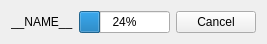
<?xml version="1.0" encoding="UTF-8"?>
<ui version="4.0">
 <class>ProgressBar</class>
 <widget class="QWidget" name="ProgressBar">
  <property name="geometry">
   <rect>
    <x>0</x>
    <y>0</y>
    <width>249</width>
    <height>41</height>
   </rect>
  </property>
  <property name="windowTitle">
   <string>Form</string>
  </property>
  <layout class="QHBoxLayout" name="horizontalLayout">
   <item>
    <widget class="QLabel" name="label">
     <property name="text">
      <string notr="true">__NAME__</string>
     </property>
    </widget>
   </item>
   <item>
    <widget class="QProgressBar" name="progressBar">
     <property name="value">
      <number>24</number>
     </property>
     <property name="invertedAppearance">
      <bool>false</bool>
     </property>
    </widget>
   </item>
   <item>
    <widget class="QPushButton" name="pushButton">
     <property name="text">
      <string>Cancel</string>
     </property>
    </widget>
   </item>
  </layout>
 </widget>
 <resources/>
 <connections/>
</ui>
